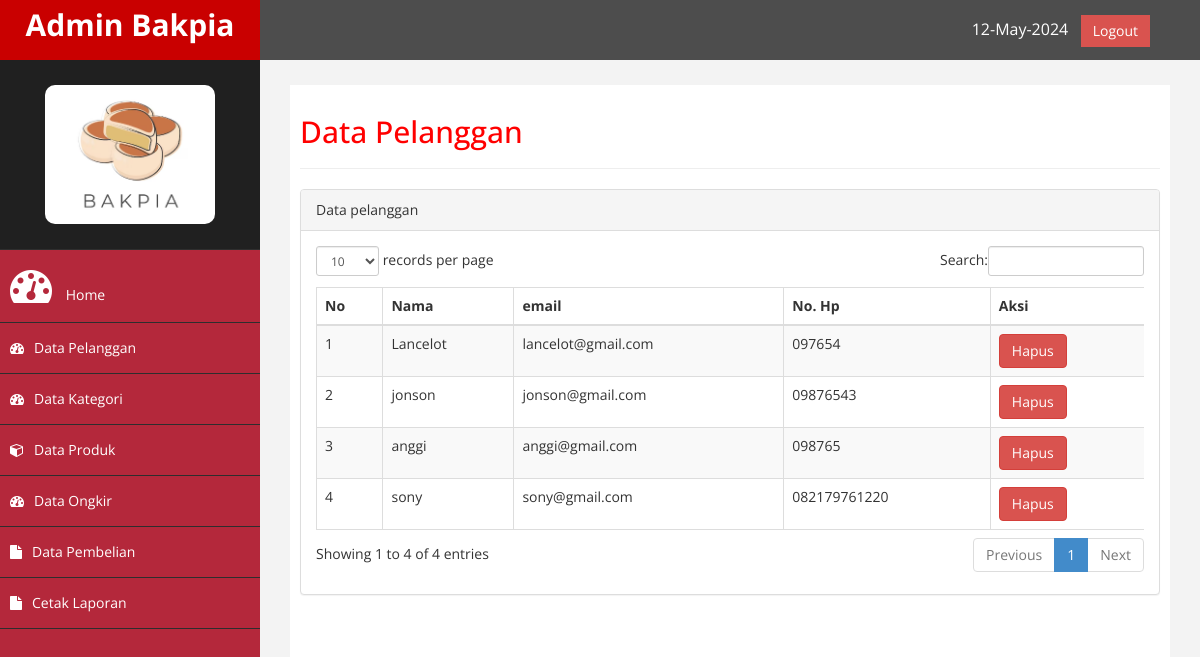
The app's page /MPTI-FIX/RPL/admin/index.php?page=pelanggan (signed in) with its own data.
### tables this page shows
CREATE TABLE `pelanggan` (
  `id_pelanggan` int(11) NOT NULL,
  `email` varchar(30) NOT NULL,
  `password` varchar(30) NOT NULL,
  `nama_pelanggan` varchar(30) NOT NULL,
  `telepon` varchar(25) NOT NULL,
  `alamat` text NOT NULL
);

### MPTI-FIX/RPL/admin/page/pelanggan/pelanggan.php (the view)
<h2>Data Pelanggan</h2>
<hr>
 <div class="row">
                <div class="col-md-12">
                    <div class="panel panel-default">
                        <div class="panel-heading">
                             Data pelanggan
                        </div>
                        <div class="panel-body">
                            <div class="table-responsive">
                                <table class="table table-striped table-bordered table-hover" id="dataTables-example">
                                    <thead>
                                        <tr>
                                            <th>No</th>
                                            <th>Nama</th>
                                            <th>email</th>
                                            <th>No. Hp</th>
                                            <th>Aksi</th>
                                        </tr>
                                    </thead>
                                    <tbody>
                                        <?php $nomor=1; ?>
                                    	<?php $ambil =$koneksi->query("select * from pelanggan"); ?>
                                    	<?php while ($pecah =$ambil->fetch_assoc()) {?>
                                   		<tr>
                                            <td><?php echo $nomor; ?></td>
                                   			<td><?php echo $pecah['nama_pelanggan']; ?></td>
                                            <td><?php echo $pecah['email']; ?></td>
                                            <td><?php echo $pecah['telepon']; ?></td>
                                            <td>
                                                <a onclick=" return confirm('Yakin Akan DiHapus??')" href="?page=pelanggan&aksi=hapus&id=<?php echo $pecah['id_pelanggan'] ?>" class="btn btn-danger">Hapus</a>
                                            </td>
                                   		</tr>
                                          <?php $nomor++; ?>
                                    <?php } ?>
                                    </tbody>

### MPTI-FIX/RPL/admin/assets/css/custom.css (style rules this page uses)
body { font-family: 'Open Sans', sans-serif; }
h2 { color: #f00; }

### records on screen
pelanggan: nama_pelanggan "Lancelot", email "lancelot@gmail.com", telepon "097654"
pelanggan: nama_pelanggan "jonson", email "jonson@gmail.com", telepon "09876543"
pelanggan: nama_pelanggan "anggi", email "anggi@gmail.com", telepon "098765"
pelanggan: nama_pelanggan "sony", email "sony@gmail.com", telepon "082179761220"
